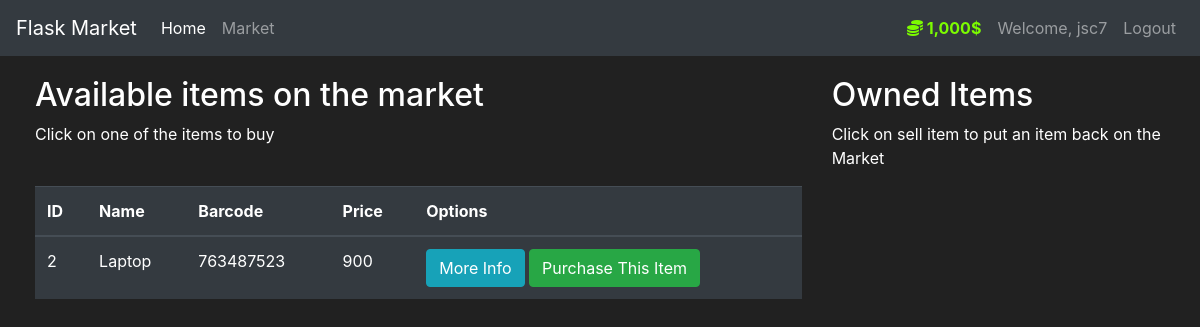
Before: /market (signed in) with the older database file.
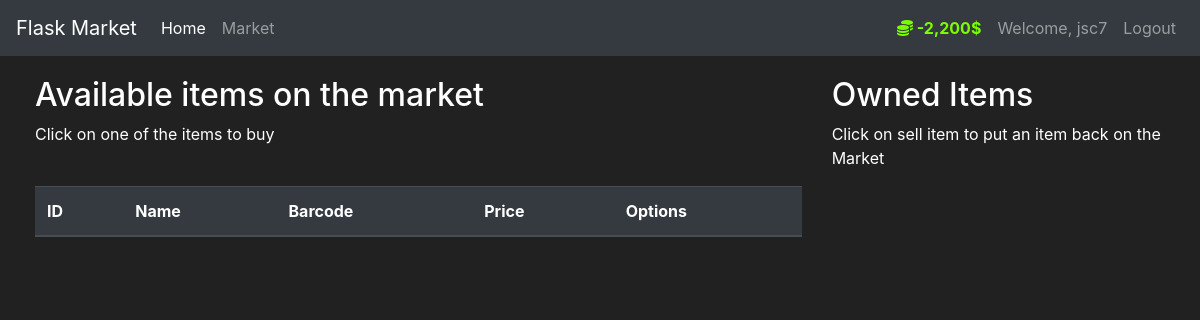
After: the same page with the newer database file.
### market/models.py (models this page shows, shortened)
class User(db.Model, UserMixin):
    id = db.Column(db.Integer(), primary_key=True)
    username = db.Column(db.String(length=30), nullable=False, unique=True)
    email = db.Column(db.String(length=50), nullable=False, unique=True)
    password_hash = db.Column(db.String(length=60), nullable=False)
    budget = db.Column(db.Integer(), nullable=False, default=1000)
    items = db.relationship("Item", backref="owned_user", lazy=True)
    @property
    def prettier_budget(self):
        if len(str(self.budget)) >= 4:
            return f"{str(self.budget)[:-3]},{str(self.budget)[-3:]}$"
        else:
            return f"{self.budget}$"
        return
    @property
    def password(self):
        return self.password

class Item(db.Model):
    id = db.Column(db.Integer(), primary_key=True)
    name = db.Column(db.String(length=30), nullable=False, unique=True)
    price = db.Column(db.Integer(), nullable=False)
    barcode = db.Column(db.String(length=12), nullable=False, unique=True)
    description = db.Column(db.String(length=1024), nullable=False, unique=True)
    owner = db.Column(db.Integer(), db.ForeignKey("user.id"))

### market/routes.py (the view, shortened to what this page needs)
@app.route("/market", methods=["GET", "POST"])
@login_required
def market_page():
    purchase_form = PurchaseItemForm()
    if request.method == "GET":
        items = Item.query.filter_by(owner=None)
        return render_template("market.html", items=items, purchase_form=purchase_form)

### market/models.py (called while the page is built)
@login_manager.user_loader
def load_user(user_id):
    return User.query.get(int(user_id))

### market/templates/market.html (shortened to what this page needs)
{% extends "base.html" %}
{% block content %}
<div class="row" style="margin-top:20px; margin-left: 20px;">
   <div class="col-8">
       <h2>Available items on the market</h2>
       <p>Click on one of the items to buy </p>
       <br>
      <table class="table table-hover table-dark">
         <thead>
            <tr>
               <th scope="col">ID</th>
               <th scope="col">Name</th>
               <th scope="col">Barcode</th>
               <th scope="col">Price</th>
               <th scope="col">Options</th>
            </tr>
         </thead>
         <tbody>
            {% for item in items %}
            <tr>
               <td>{{ item.id }}</td>
               <td>{{ item.name }}</td>
               <td>{{ item.barcode }}</td>
               <td>{{ item.price }}</td>
               <td>
                  <button class="btn btn-outline btn-info" data-toggle="modal" data-target="#Modal_MoreInfo-{{ item.id }}">More Info</button>
                  <button class="btn btn-outline btn-success" data-toggle="modal" data-target="#Modal_PurchaseConfirm-{{ item.id }}">Purchase This Item</button>
               </td>
            </tr>
            {% endfor %}
         </tbody>
      </table>
   </div>
   <div class="col-4">
       <h2>Owned Items</h2>
       <p>Click on sell item to put an item back on the Market</p>
   </div>
</div>
{% endblock %}

### market/templates/base.html (shortened to what this page needs)
<!doctype html>
<html lang="en">
   <head>
      <link rel="stylesheet" href="https://cdn.jsdelivr.net/npm/bootstrap@4.5.3/dist/css/bootstrap.min.css">
      <link rel="stylesheet" href="https://cdnjs.cloudflare.com/ajax/libs/font-awesome/5.15.4/css/all.min.css">
   </head>
   <body>
      <nav class="navbar navbar-expand-md navbar-dark bg-dark">
        <a class="navbar-brand" href="#">Flask Market</a>
        <div class="collapse navbar-collapse" id="navbarNav">
          <ul class="navbar-nav mr-auto">
            <li class="nav-item active">
              <a class="nav-link" href="{{ url_for('home_page')}}">Home <span class="sr-only">(current)</span></a>
            </li>
            <li class="nav-item">
              <a class="nav-link" href="{{ url_for('market_page')}}">Market</a>
            </li>
          </ul>
            {% if current_user.is_authenticated %}
                <ul class="navbar-nav">
                     <li class="nav-item">
                        <a class="nav-link" style="color: lawngreen; font-weight: bold">
                            <i class="fas fa-coins"></i>
                            {{ current_user.prettier_budget }}
                        </a>
                    </li>
                    <li class="nav-item">
                        <a class="nav-link">Welcome, {{ current_user.username}}</a>
                    </li>
                    <li class="nav-item">
                        <a class="nav-link" href="{{ url_for('logout_page')}}">Logout</a>
                    </li>
                </ul>
            {% endif %}
        </div>
      </nav>
      {% block content %}
      {% endblock %}
   </body>
</html>

### market/templates/base.html (style rules this page uses)
body { background-color: #212121; color: white }

Changed rows visible on the page:
no longer on this page (row edited): Item: id "2", name "Laptop", barcode "763487523", price "900"
changed User "jsc7": prettier_budget "1,000$" → "-2,200$"
